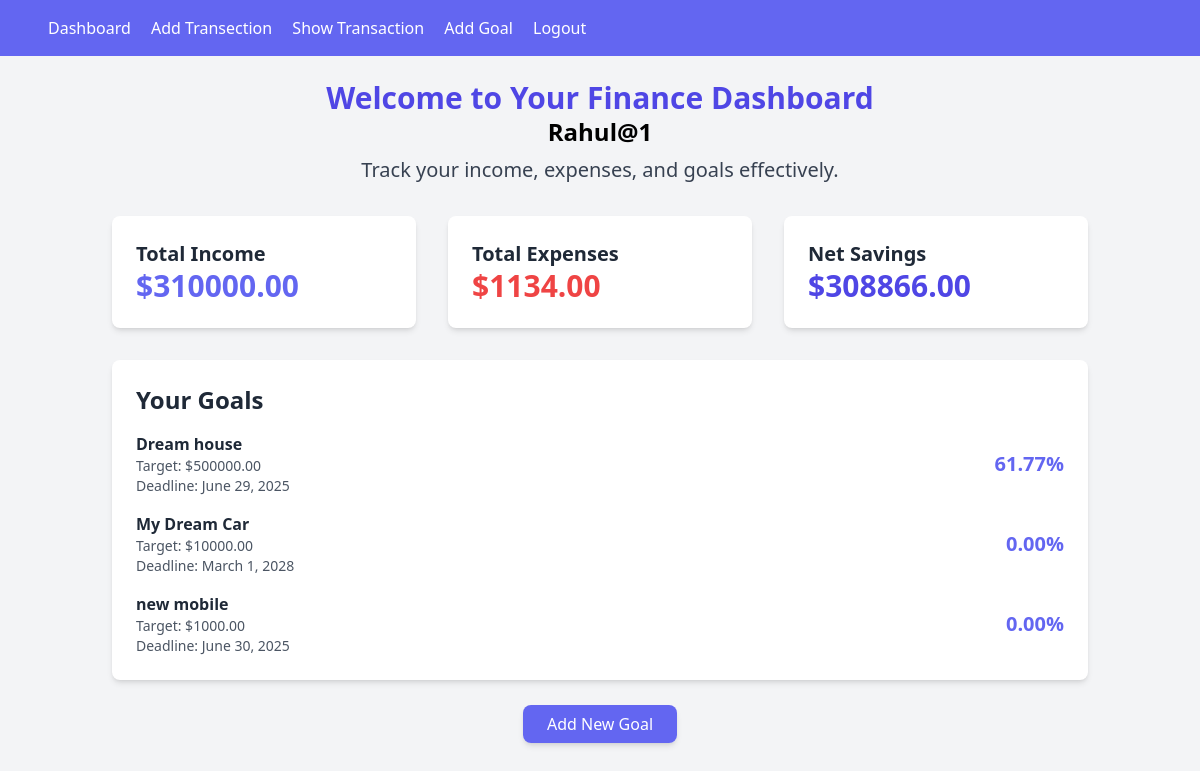
The app's page / (signed in) with its own data.
### finance/models.py (models this page shows, shortened)
class Goal(models.Model):
    user = models.ForeignKey(User, on_delete=models.CASCADE)
    name = models.CharField(max_length=100)
    target_amount = models.DecimalField(max_digits=10,decimal_places=2)
    deadline = models.DateField()

### finance/views.py (the view)
# urls.py: path('', dashboardview.as_view(), name='dashboard'),  # Dashboard view
class dashboardview(LoginRequiredMixin, View):
    def get(self, request, *args, **kwargs):
        transaction = Transaction.objects.filter(user= request.user)
        goals = Goal.objects.filter(user= request.user)
        total_income=Transaction.objects.filter(user= request.user, transaction_type='income') .aggregate(Sum('amount'))['amount__sum'] or 0
        total_expense=Transaction.objects.filter(user= request.user,transaction_type='expense') .aggregate(Sum('amount'))['amount__sum'] or 0
        net_savings = total_income - total_expense
        remaining_savings = net_savings
        goal_progress = []
        for goal in goals:
            if remaining_savings >= goal.target_amount:
                goal_progress.append({'goal':goal,'progress':100})
                remaining_savings -=goal.target_amount
            elif remaining_savings > 0:
                progress =(remaining_savings / goal.target_amount) * 100
                goal_progress.append({'goal':goal,'progress':progress})
                remaining_savings = 0
            else:
                goal_progress.append({'goal':goal,'progress':0})
        context = {
            'transaction':transaction,
            'total_income':total_income,
            'total_expense':total_expense,
            'net_savings': net_savings,
            'goal_progress':goal_progress,
        }
        return render(request, 'finance/dashboard.html', context)

### finance/templates/finance/dashboard.html
{% extends 'finance/base.html' %}
{% block content %}
<div class="container mx-auto p-6">
    <div class="text-center mb-8">
        <h1 class="text-3xl font-bold text-indigo-600">Welcome to Your Finance Dashboard</h1>
        <h1 class="text-2xl font-bold">{{ request.user|capfirst }}</h1>
        <p class="text-xl text-gray-700 mt-2">Track your income, expenses, and goals effectively.</p>
    </div>
    <div class="grid grid-cols-1 sm:grid-cols-2 lg:grid-cols-3 gap-8 mb-8">
        <div class="bg-white p-6 rounded-lg shadow-md">
            <h2 class="text-xl font-semibold text-gray-800">Total Income</h2>
            <p class="text-3xl font-bold text-indigo-500">${{ total_income|floatformat:2 }}</p>
        </div>
        <div class="bg-white p-6 rounded-lg shadow-md">
            <h2 class="text-xl font-semibold text-gray-800">Total Expenses</h2>
            <p class="text-3xl font-bold text-red-500">${{ total_expense|floatformat:2 }}</p>
        </div>
        <div class="bg-white p-6 rounded-lg shadow-md">
            <h2 class="text-xl font-semibold text-gray-800">Net Savings</h2>
            <p class="text-3xl font-bold text-indigo-600">${{ net_savings|floatformat:2 }}</p>
        </div>
    </div>
    <div class="bg-white p-6 rounded-lg shadow-md mb-8">
        <h2 class="text-2xl font-semibold text-gray-800 mb-4">Your Goals</h2>
        <ul class="space-y-4">
            {% for item in goal_progress %}
            <li class="flex justify-between items-center">
                <div class="text-gray-800">
                    <p class="font-semibold">{{ item.goal.name }}</p>
                    <p class="text-sm text-gray-600">
                        Target: ${{ item.goal.target_amount|floatformat:2 }}
                    </p>
                    <p class="text-sm text-gray-600">
                        Deadline: {{ item.goal.deadline }}
                    </p>
                </div>
                <div class="text-right">
                    <p class="text-xl font-bold text-indigo-500">
                        {{ item.progress|floatformat:2 }}%
                    </p>
                </div>
            </li>
            {% endfor %}
        </ul>
    </div>
    <div class="text-center">
    <a href="{% url 'Goal_add' %}" class="bg-indigo-500 text-white px-6 py-2 rounded-lg shadow-md hover:bg-indigo-600 transition">
        Add New Goal
    </a>
    </div>
</div>
{% endblock content %}

### finance/templates/finance/base.html (shortened to what this page needs)
<!DOCTYPE html>
<html lang="en">
<head>
    <script src="https://cdn.tailwindcss.com"></script>
</head>
<body class="bg-gray-100">
    <nav class="bg-indigo-500 p-4 text-white">
        {% if user.is_authenticated %}
            <a href="{% url 'dashboard' %}" class="ml-8">Dashboard</a>
            <a href="{% url 'transection_Add' %}" class="ml-4">Add Transection</a>
            <a href="{% url 'Transaction' %}" class="ml-4">Show Transaction</a>
            <a href="{% url 'Goal_add' %}" class="ml-4">Add Goal</a>
            <form id="logout-form" action="{% url 'logout' %}" method="post" class="inline">
                <a href="" onclick="document.getElementById('logout-form').submit(); return false;" class="ml-4">Logout</a>
            </form>
        {% else %}
            <a href="{% url 'login' %}" class="ml-4">Login</a>
            <a href="{% url 'register' %}" class="ml-4">Register</a>
        {% endif %}
    </nav>
    {% block content %}{% endblock content %}
</body>
</html>

### records on screen
Goal: goal.name "Dream house", goal.target_amount "500000.00", goal.deadline "June 29, 2025", progress "61.77"
Goal: goal.name "My Dream Car", goal.target_amount "10000.00", goal.deadline "March 1, 2028", progress "0.00"
Goal: goal.name "new mobile", goal.target_amount "1000.00", goal.deadline "June 30, 2025", progress "0.00"

### other values on screen
{{ request.user|capfirst }} "Rahul@1"
{{ total_income|floatformat:2 }} "310000.00"
{{ total_expense|floatformat:2 }} "1134.00"
{{ net_savings|floatformat:2 }} "308866.00"
